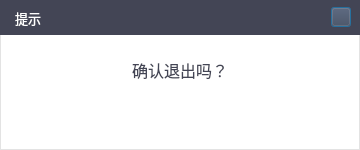
<?xml version="1.0" encoding="UTF-8"?>
<ui version="4.0">
 <class>STConfirmClass</class>
 <widget class="QDialog" name="STConfirmClass">
  <property name="geometry">
   <rect>
    <x>0</x>
    <y>0</y>
    <width>360</width>
    <height>150</height>
   </rect>
  </property>
  <property name="minimumSize">
   <size>
    <width>360</width>
    <height>150</height>
   </size>
  </property>
  <property name="maximumSize">
   <size>
    <width>360</width>
    <height>150</height>
   </size>
  </property>
  <property name="windowTitle">
   <string>STConfirm</string>
  </property>
  <property name="styleSheet">
   <string notr="true">QDialog {background-color: #ffffff;border: 1px solid #e3e3e3;}</string>
  </property>
  <layout class="QVBoxLayout" name="verticalLayout">
   <property name="spacing">
    <number>0</number>
   </property>
   <property name="leftMargin">
    <number>0</number>
   </property>
   <property name="topMargin">
    <number>0</number>
   </property>
   <property name="rightMargin">
    <number>0</number>
   </property>
   <property name="bottomMargin">
    <number>0</number>
   </property>
   <item>
    <widget class="QWidget" name="widTitle" native="true">
     <property name="minimumSize">
      <size>
       <width>0</width>
       <height>35</height>
      </size>
     </property>
     <property name="maximumSize">
      <size>
       <width>16777215</width>
       <height>35</height>
      </size>
     </property>
     <property name="styleSheet">
      <string notr="true">background-color: #434555;</string>
     </property>
     <layout class="QHBoxLayout" name="horizontalLayout_10">
      <property name="spacing">
       <number>0</number>
      </property>
      <property name="leftMargin">
       <number>15</number>
      </property>
      <property name="topMargin">
       <number>0</number>
      </property>
      <property name="rightMargin">
       <number>0</number>
      </property>
      <property name="bottomMargin">
       <number>0</number>
      </property>
      <item>
       <widget class="QLabel" name="label_3">
        <property name="font">
         <font>
          <family>微软雅黑</family>
          <pointsize>10</pointsize>
         </font>
        </property>
        <property name="styleSheet">
         <string notr="true">color: rgb(255, 255, 255);</string>
        </property>
        <property name="text">
         <string>提示</string>
        </property>
       </widget>
      </item>
      <item>
       <spacer name="horizontalSpacer_5">
        <property name="orientation">
         <enum>Qt::Horizontal</enum>
        </property>
        <property name="sizeHint" stdset="0">
         <size>
          <width>448</width>
          <height>20</height>
         </size>
        </property>
       </spacer>
      </item>
      <item>
       <widget class="QWidget" name="widget_17" native="true">
        <layout class="QHBoxLayout" name="horizontalLayout_9">
         <property name="topMargin">
          <number>0</number>
         </property>
         <property name="bottomMargin">
          <number>0</number>
         </property>
         <item>
          <widget class="QPushButton" name="pbClose">
           <property name="minimumSize">
            <size>
             <width>20</width>
             <height>20</height>
            </size>
           </property>
           <property name="maximumSize">
            <size>
             <width>20</width>
             <height>20</height>
            </size>
           </property>
           <property name="styleSheet">
            <string notr="true">
QPushButton{border-image: url(:/STSample/Resources/images/close.png);}

QPushButton:hover:!pressed {
	
	background-color: #ff6741;
}</string>
           </property>
           <property name="text">
            <string/>
           </property>
          </widget>
         </item>
        </layout>
       </widget>
      </item>
     </layout>
    </widget>
   </item>
   <item>
    <widget class="QWidget" name="widget" native="true">
     <layout class="QVBoxLayout" name="verticalLayout_2">
      <property name="topMargin">
       <number>9</number>
      </property>
      <property name="bottomMargin">
       <number>9</number>
      </property>
      <item>
       <widget class="QLabel" name="lblText">
        <property name="minimumSize">
         <size>
          <width>0</width>
          <height>50</height>
         </size>
        </property>
        <property name="maximumSize">
         <size>
          <width>16777215</width>
          <height>50</height>
         </size>
        </property>
        <property name="font">
         <font>
          <family>微软雅黑</family>
          <pointsize>12</pointsize>
         </font>
        </property>
        <property name="styleSheet">
         <string notr="true">color: rgb(67, 69, 85);</string>
        </property>
        <property name="text">
         <string>确认退出吗？</string>
        </property>
        <property name="alignment">
         <set>Qt::AlignCenter</set>
        </property>
       </widget>
      </item>
     </layout>
    </widget>
   </item>
   <item>
    <layout class="QHBoxLayout" name="hblayout">
     <property name="spacing">
      <number>50</number>
     </property>
     <property name="leftMargin">
      <number>10</number>
     </property>
     <property name="topMargin">
      <number>0</number>
     </property>
     <property name="rightMargin">
      <number>10</number>
     </property>
     <property name="bottomMargin">
      <number>20</number>
     </property>
     <item>
      <spacer name="horizontalSpacer_2">
       <property name="orientation">
        <enum>Qt::Horizontal</enum>
       </property>
       <property name="sizeHint" stdset="0">
        <size>
         <width>40</width>
         <height>20</height>
        </size>
       </property>
      </spacer>
     </item>
     <item>
      <widget class="QPushButton" name="pbOK">
       <property name="minimumSize">
        <size>
         <width>65</width>
         <height>25</height>
        </size>
       </property>
       <property name="maximumSize">
        <size>
         <width>65</width>
         <height>25</height>
        </size>
       </property>
       <property name="font">
        <font>
         <family>微软雅黑</family>
         <pointsize>10</pointsize>
        </font>
       </property>
       <property name="styleSheet">
        <string notr="true">

QPushButton {
	border-radius: 3px;
	color: rgb(255, 255, 255);
	border-image: url(:/STSample/Resources/images/green.png);
}
QPushButton:hover:!pressed {
	border-image: url(:/STSample/Resources/images/green_focus.png);
}
QPushButton:hover:pressed{
	border-image: url(:/STSample/Resources/images/green_focus.png);
}</string>
       </property>
       <property name="text">
        <string>是</string>
       </property>
      </widget>
     </item>
     <item>
      <widget class="QPushButton" name="pbCancel">
       <property name="minimumSize">
        <size>
         <width>65</width>
         <height>25</height>
        </size>
       </property>
       <property name="maximumSize">
        <size>
         <width>65</width>
         <height>25</height>
        </size>
       </property>
       <property name="font">
        <font>
         <family>微软雅黑</family>
         <pointsize>10</pointsize>
        </font>
       </property>
       <property name="styleSheet">
        <string notr="true">

QPushButton {
	border-radius: 3px;
	color: rgb(255, 255, 255);
	border-image: url(:/STSample/Resources/images/red.png);
}
QPushButton:hover:!pressed {
	border-image: url(:/STSample/Resources/images/red_focus.png);
}
QPushButton:hover:pressed{
	border-image: url(:/STSample/Resources/images/red_focus.png);
}</string>
       </property>
       <property name="text">
        <string>否</string>
       </property>
      </widget>
     </item>
     <item>
      <spacer name="horizontalSpacer">
       <property name="orientation">
        <enum>Qt::Horizontal</enum>
       </property>
       <property name="sizeHint" stdset="0">
        <size>
         <width>40</width>
         <height>20</height>
        </size>
       </property>
      </spacer>
     </item>
    </layout>
   </item>
  </layout>
  <zorder>widTitle</zorder>
  <zorder>layoutWidget_2</zorder>
  <zorder>widget</zorder>
  <zorder>lblText</zorder>
 </widget>
 <resources>
  <include location="stsample.qrc"/>
 </resources>
 <connections/>
</ui>
